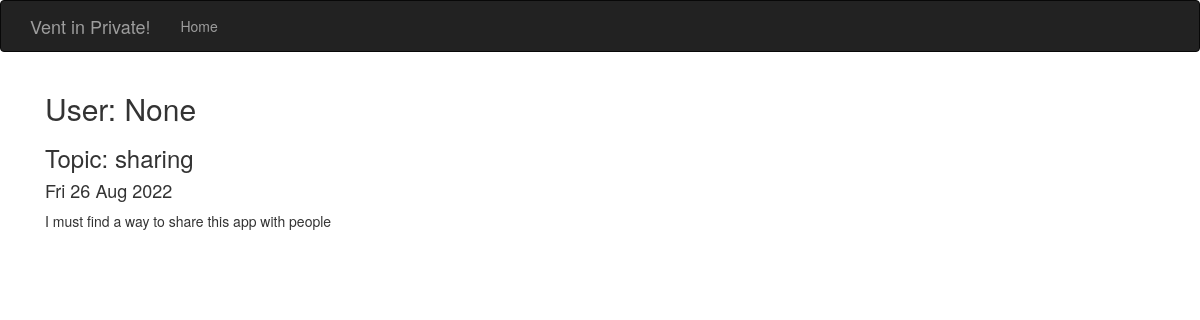
Page /show_thoughts/21&sharing on the committed database.
### model.py (models this page shows, shortened)
class Thought(db.Model):
    __tablename__ = 'thoughts'
    id = db.Column(db.Integer, primary_key=True)
    content = db.Column(db.String(200), nullable=False)
    date_created = db.Column(db.DateTime, default=datetime.utcnow)
    topic_id = db.Column(db.Integer, db.ForeignKey('topics.id'))

### app.py (the view)
@app.route('/show_thoughts/<int:id>&<string:topic_name>')
def show_topic(id,topic_name):
    thoughts = Thought.query.filter_by(topic_id=id).all()
    return render_template('thought.html', thoughts=thoughts, topic_name=topic_name,name=session.get('name'))

### templates/thought.html
{% extends 'base.html'%}
{% block page_content%}
    <div class="container">
        <h2>User: {{name}}</h2>
        <h3>Topic: {{topic_name}}</h3>
        {% for thought in thoughts%}
        <div class="thought_item">
            <h4>{{thought.date_created.strftime("%a %d %b %Y")}}</h4>
            <p>
                {{thought.content}}
            </p>
        </div>
        {% endfor %}
    </div>
{% endblock %}

### rows in the picture
Thought: date_created "Fri 26 Aug 2022", content "I must find a way to share this app with people"

### other values in the picture
{{ name }} "None"
{{ topic_name }} "sharing"
